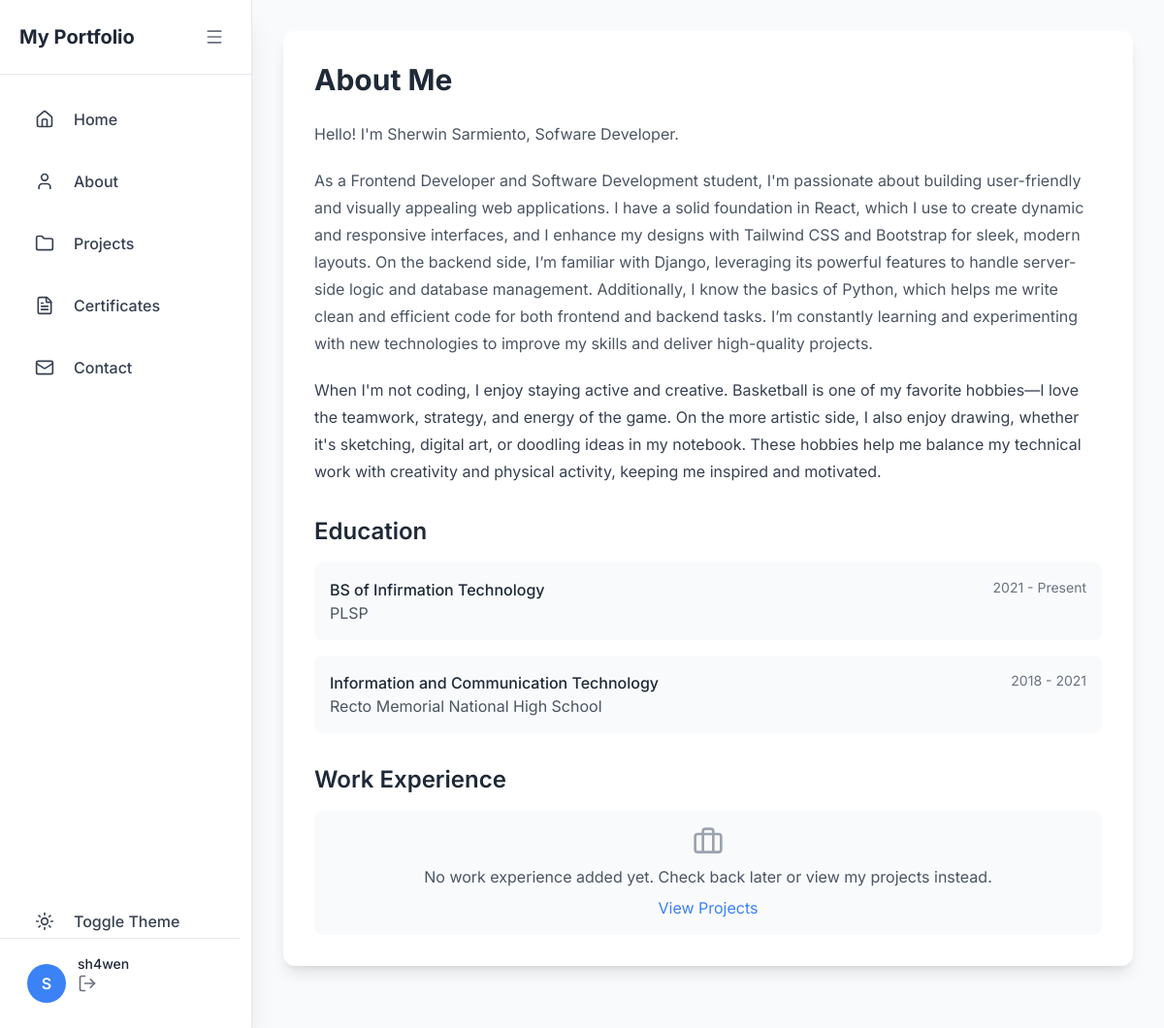
The page /about/ (signed in) on the database its author committed.
### main/models.py (models this page shows, shortened)
class About(models.Model):
    name = models.CharField(max_length=100)
    title = models.CharField(max_length=100)
    introduction = models.TextField()
    hobbies_interests = models.TextField()
    updated_at = models.DateTimeField(auto_now=True)
    class Meta:
        verbose_name_plural = "About Me Content"

class Education(models.Model):
    EDUCATION_LEVEL_CHOICES = [
        ('high_school', 'High School'),
        ('senior_high', 'Senior High School'),
        ('college', 'College/University'),
        ('postgrad', 'Postgraduate'),
        ('certification', 'Certification'),
        ('other', 'Other'),
    ]
    about = models.ForeignKey(About, related_name='educations', on_delete=models.CASCADE)
    level = models.CharField(max_length=20, choices=EDUCATION_LEVEL_CHOICES)
    degree = models.CharField(max_length=200)
    institution = models.CharField(max_length=200)
    start_year = models.PositiveIntegerField()
    end_year = models.PositiveIntegerField(null=True, blank=True)
    currently_attending = models.BooleanField(default=False)
    description = models.TextField(blank=True)
    order = models.PositiveIntegerField(default=0)
    class Meta:
        ordering = ['order']
        verbose_name_plural = "Education"

### main/views.py (the view)
# urls.py: path('about/', views.about, name='about'),
def about(request):
    try:
        about_content = About.objects.prefetch_related('educations', 'work_experiences').first()
    except About.DoesNotExist:
        about_content = None
    context = {
        'about': about_content
    }
    return render(request, 'main/about.html', context)

### main/templates/main/about.html (shortened to what this page needs)
{% extends "main/base.html" %} {% block content %}
<div class="max-w-7xl mx-auto">
  <div
    class="bg-white dark:bg-gray-800 rounded-xl shadow-lg overflow-hidden p-8 mb-8"
  >
    <h1
      class="text-3xl font-bold text-gray-800 dark:text-white mb-6 animate-fade-in-up"
      style="animation-delay: 0.1s"
    >
      About Me
    </h1>
    {% if about %}
    <div class="prose dark:prose-invert max-w-none mb-8">
      <p
        class="text-gray-600 dark:text-gray-300 mb-4 animate-fade-in-up"
        style="animation-delay: 0.2s"
      >
        Hello! I'm {{ about.name }}, {{ about.title }}.
      </p>
      <div
        class="text-gray-600 dark:text-gray-300 mb-4 animate-fade-in-up"
        style="animation-delay: 0.3s"
      >
        {{ about.introduction|linebreaks }}
      </div>
      <p
        class="text-gray-600 dark:text-gray-300 animate-fade-in-up"
        style="animation-delay: 0.4s"
      >
        {{ about.hobbies_interests|linebreaks }}
      </p>
    </div>
    <h2
      class="text-2xl font-semibold text-gray-800 dark:text-white mb-4 animate-fade-in-up"
      style="animation-delay: 0.5s"
    >
      Education
    </h2>
    <div class="space-y-4 mb-8">
      {% for education in about.educations.all %}
      <div
        class="bg-gray-50 dark:bg-gray-700 p-4 rounded-lg animate-fade-in-up"
        style="animation-delay: 0.6s"
      >
        <div class="flex justify-between items-start">
          <div>
            <h3 class="font-medium text-gray-800 dark:text-white">
              {{ education.degree }}
            </h3>
            <p class="text-gray-600 dark:text-gray-400">
              {{ education.institution }}
            </p>
          </div>
          <span class="text-sm text-gray-500 dark:text-gray-400">
            {{ education.start_year }} {% if education.currently_attending %} -
            Present {% elif education.end_year %} - {{ education.end_year }}
            {% endif %}
          </span>
        </div>
      </div>
      {% endfor %}
    </div>
    <h2
      class="text-2xl font-semibold text-gray-800 dark:text-white mb-4 animate-fade-in-up"
      style="animation-delay: 0.7s"
    >
      Work Experience
    </h2>
    <div class="space-y-4">
      {% if about.work_experiences.all %}
      {% for work in about.work_experiences.all %}
      <div
        class="bg-gray-50 dark:bg-gray-700 p-4 rounded-lg animate-fade-in-up"
        style="animation-delay: 0.6s"
      >
        <div class="flex justify-between items-start">
          <div>
            <h3 class="font-medium text-gray-800 dark:text-white">
              {{ work.position }}
            </h3>
            <p class="text-gray-600 dark:text-gray-400">{{ work.company }}</p>
          </div>
          <span class="text-sm text-gray-500 dark:text-gray-400">
            {{ work.start_date|date:"Y" }} {% if work.currently_working %} -
            Present {% elif work.end_date %} - {{ work.end_date|date:"Y" }}
            {% endif %}
          </span>
        </div>
        <p class="text-gray-600 dark:text-gray-300 mt-2">
          {{ work.description|linebreaks }}
        </p>
      </div>
      {% endfor %} {% else %}
      <div
        class="bg-gray-50 dark:bg-gray-700 p-4 rounded-lg text-center animate-fade-in-up"
        style="animation-delay: 0.8s"
      >
        <i
          data-lucide="briefcase"
          class="w-8 h-8 mx-auto text-gray-400 mb-2"
        ></i>
        <p class="text-gray-600 dark:text-gray-300">
          No work experience added yet. Check back later or view my projects
          instead.
        </p>
        <a
          href="{% url 'projects' %}"
          class="text-primary-500 dark:text-primary-400 hover:underline mt-2 inline-block"
        >
          View Projects
        </a>
      </div>
      {% endif %}
    </div>
    {% endif %}
  </div>
</div>
{% endblock %}

### main/templates/main/base.html (shortened to what this page needs)
{% load static %}
<!DOCTYPE html>
<html lang="en">
  <head>
    <script src="https://cdn.tailwindcss.com?plugins=forms,typography,aspect-ratio,line-clamp"></script>
  </head>
  <body class="bg-gray-50 dark:bg-gray-900 flex min-h-screen">
    <aside
      class="sidebar h-screen bg-white dark:bg-gray-800 shadow-xl fixed left-0 top-0 z-50 border-r border-gray-200 dark:border-gray-700">
      <div
        class="sidebar-header p-5 flex items-center justify-between border-b border-gray-200 dark:border-gray-700"
      >
        <h1
          class="text-xl font-bold text-gray-800 dark:text-white whitespace-nowrap"
        >
          My Portfolio
        </h1>
        <button
          id="sidebarToggle"
          class="text-gray-500 dark:text-gray-400 hover:bg-gray-100 dark:hover:bg-gray-700 p-2 rounded-lg hamburger"
        >
          <i data-lucide="menu" class="w-5 h-5"></i>
        </button>
      </div>
      <nav class="p-4">
        <ul class="space-y-1">
          <li>
            <a
              href="{% url 'home' %}"
              class="nav-link flex items-center p-3 rounded-lg text-gray-700 dark:text-gray-200 hover:bg-gray-100 dark:hover:bg-gray-700 transition-colors group relative"
            >
              <div class="nav-icon-container mr-3">
                <i data-lucide="home" class="w-5 h-5"></i>
              </div>
              <span class="nav-text font-medium">Home</span>
            </a>
          </li>
          <li>
            <a
              href="{% url 'about' %}"
              class="nav-link flex items-center p-3 rounded-lg text-gray-700 dark:text-gray-200 hover:bg-gray-100 dark:hover:bg-gray-700 transition-colors group relative"
            >
              <div class="nav-icon-container mr-3">
                <i data-lucide="user" class="w-5 h-5"></i>
              </div>
              <span class="nav-text font-medium">About</span>
            </a>
          </li>
          <li>
            <a
              href="{% url 'projects' %}"
              class="nav-link flex items-center p-3 rounded-lg text-gray-700 dark:text-gray-200 hover:bg-gray-100 dark:hover:bg-gray-700 transition-colors group relative"
            >
              <div class="nav-icon-container mr-3">
                <i data-lucide="folder" class="w-5 h-5"></i>
              </div>
              <span class="nav-text font-medium">Projects</span>
            </a>
          </li>
          <li>
            <a
              href="{% url 'certificates' %}"
              class="nav-link flex items-center p-3 rounded-lg text-gray-700 dark:text-gray-200 hover:bg-gray-100 dark:hover:bg-gray-700 transition-colors group relative"
            >
              <div class="nav-icon-container mr-3">
                <i data-lucide="file-text" class="w-5 h-5"></i>
              </div>
              <span class="nav-text font-medium">Certificates</span>
            </a>
          </li>
          <li>
            <a
              href="{% url 'contact' %}"
              class="nav-link flex items-center p-3 rounded-lg text-gray-700 dark:text-gray-200 hover:bg-gray-100 dark:hover:bg-gray-700 transition-colors group relative"
            >
              <div class="nav-icon-container mr-3">
                <i data-lucide="mail" class="w-5 h-5"></i>
              </div>
              <span class="nav-text font-medium">Contact</span>
            </a>
          </li>
          </ul>
          <div class="absolute bottom-20 left-0 right-0 px-4">
            <button
              id="themeToggleNav"
              class="nav-link w-full flex items-center p-3 rounded-lg text-gray-700 dark:text-gray-200 hover:bg-gray-100 dark:hover:bg-gray-700 transition-colors group relative"
            >
              <div class="nav-icon-container mr-3">
                <i
            data-lucide="sun"
            class="w-5 h-5 text-gray-700 dark:text-gray-200 block dark:hidden"
                ></i>
              </div>
              <span class="nav-text font-medium">Toggle Theme</span>
            </button>
          </div>
      </nav>
      <div
          class="absolute bottom-0 left-0 right-0 mr-3 p-4 border-t border-gray-200 dark:border-gray-700"
        >
          <div class="flex items-center justify-between">
            <div class="flex items-center">
              <div
                class="w-10 h-10 ml-3 rounded-full bg-primary-500 flex items-center justify-center text-white font-semibold mr-3"
              >
                {{ user.username|first|upper }}
              </div>
              <div class="user-info">
                <p
                  class="text-sm font-medium text-gray-800 dark:text-gray-200 whitespace-nowrap"
                >
                  {% if user.is_authenticated %}
                  {{ user.get_full_name|default:user.username }}
                  <a
                    href="{% url 'logout' %}"
                    class="p-2 rounded-lg hover:bg-gray-100 dark:hover:bg-gray-700 transition-colors"
                    title="Logout"
                  >
                    <i data-lucide="log-out" class="w-5 h-5 text-gray-500 dark:text-gray-400"></i>
                  </a>
                  {% else %} ADMIN {% endif %}
                </p>
              </div>
            </div>
  </div>
</div>
    </aside>
    <main class="content w-full min-h-screen p-8 ">
      {% block content %} {% endblock %}
    </main>
  </body>
</html>

### main/templates/main/base.html (style rules this page uses)
body { font-family: "Inter", sans-serif; }
.sidebar { transition: all 0.3s cubic-bezier(0.4, 0, 0.2, 1); width: 260px; }
.content { transition: all 0.3s cubic-bezier(0.4, 0, 0.2, 1); margin-left: 260px; }
.nav-text { transition: all 0.3s cubic-bezier(0.4, 0, 0.2, 1); }
.nav-icon-container { transition: all 0.3s cubic-bezier(0.4, 0, 0.2, 1); display: flex; justify-content: center; align-items: center; width: 36px; height: 36px; border-radius: 12px; }
.hamburger { transition: transform 0.3s; }
.user-info { transition: all 0.3s cubic-bezier(0.4, 0, 0.2, 1); }

### main/templates/main/about.html (style rules this page uses)
.animate-fade-in-up { animation: fadeInUp 0.6s ease-out forwards; opacity: 0; }

### rows shown on the page
About: name "Sherwin Sarmiento", title "Sofware Developer", introduction "As a Frontend Developer and Software Development student, I'm passionate about building user-friendly and visually appealing web applications. I have a solid foundation in React, which I use to create dynamic and responsive interfaces, and I enhance my designs with Tailwind CSS and Bootstrap for sleek, modern layouts. On the backend side, I’m familiar with Django, leveraging its powerful features to handle server-side logic and database management. Additionally, I know the basics of Python, which helps me write clean and efficient code for both frontend and backend tasks. I’m constantly learning and experimenting with new technologies to improve my skills and deliver high-quality projects.", hobbies_interests "When I'm not coding, I enjoy staying active and creative. Basketball is one of my favorite hobbies—I love the teamwork, strategy, and energy of the game. On the more artistic side, I also enjoy drawing, whether it's sketching, digital art, or doodling ideas in my notebook. These hobbies help me balance my technical work with creativity and physical activity, keeping me inspired and motivated."
Education: degree "BS of Infirmation Technology", institution "PLSP", start_year "2021", currently_attending "- Present"
Education: degree "Information and Communication Technology", institution "Recto Memorial National High School", start_year "2018", end_year "2021"

### other values the page prints
{{ user.username|first|upper }} "S"
{{ user.get_full_name|default:user.username }} "sh4wen"
